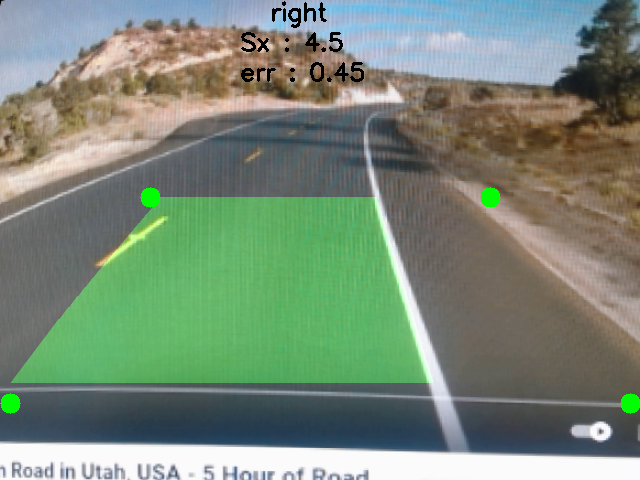
#> input picture Lane_detection_240104.png, 640 x 480 px, given in place of the camera
$ python testlane1.py
#> lines starting #> are read from the running program, lines starting #| are printed output that depends on the picture; after the words box and inside, x2 and y2 are one past the last pixel; in counts of white or black regions, pixels touching at a corner belong together
import cv2
import numpy as np

def process_frame(frame):
    # 이미지 크기를 줄여 속도 향상
    height, width = frame.shape[:2]
    frame = cv2.resize(frame, (width // 2, height // 2))

    # 이미지를 HSV로 변환
    hsv = cv2.cvtColor(frame, cv2.COLOR_BGR2HSV)

    # 노란색 차선을 위한 HSV 범위 설정
    lower_yellow = np.array([20, 100, 100], dtype=np.uint8)
    upper_yellow = np.array([30, 255, 255], dtype=np.uint8)

    # 노란색 차선을 마스크로 추출
    yellow_mask = cv2.inRange(hsv, lower_yellow, upper_yellow)

    # 차선을 찾기 위한 그레이 스케일 변환
    gray = cv2.cvtColor(frame, cv2.COLOR_BGR2GRAY)

    # 가우시안 블러 적용
    blurred = cv2.GaussianBlur(gray, (5, 5), 0)

    # Canny 엣지 검출
    edges = cv2.Canny(blurred, 50, 150)

    # 노란색 차선과 엣지를 합친 이미지 생성
    combined = cv2.bitwise_or(edges, yellow_mask)

    # 허프 변환을 사용하여 선 감지
    lines = cv2.HoughLinesP(combined, 1, np.pi / 180, threshold=50, minLineLength=50, maxLineGap=100)

    # 차선이 없는 경우 처리
    if lines is None:
        print("No lanes detected")
        return frame

    # 차선 그리기
    draw_lines(frame, lines)

    return frame

def draw_lines(frame, lines):
    # 왼쪽 차선과 오른쪽 차선을 구분하기 위한 리스트 초기화
    left_lines = []
    right_lines = []

    for line in lines:
        x1, y1, x2, y2 = line[0]
        slope = (y2 - y1) / (x2 - x1)

        # 기울기에 따라 왼쪽 또는 오른쪽 차선으로 분류
        if slope < 0:
            left_lines.append(line)
        else:
            right_lines.append(line)

    # 왼쪽 차선과 오른쪽 차선을 각각 그리기
    draw_line_segments(frame, left_lines, color=(0, 255, 0))
    draw_line_segments(frame, right_lines, color=(0, 0, 255))

    # 중앙선 계산 및 표시
    center_line = calculate_center_line(left_lines, right_lines)
    cv2.line(frame, center_line[0], center_line[1], (255, 255, 255), 2)

    # 픽셀 값 출력
    pixel_value = calculate_pixel_value(frame, center_line)
    cv2.putText(frame, f"Pixel Value: {pixel_value}", (10, 30), cv2.FONT_HERSHEY_SIMPLEX, 1, (255, 255, 255), 2)

def draw_line_segments(frame, lines, color):
    for line in lines:
        x1, y1, x2, y2 = line[0]
        cv2.line(frame, (x1, y1), (x2, y2), color, 2)

def calculate_center_line(left_lines, right_lines):
    # 왼쪽 차선과 오른쪽 차선의 끝점을 사용하여 중앙선 계산
    left_x = np.mean([line[0][0] for line in left_lines])
    left_y = np.mean([line[0][1] for line in left_lines])
    right_x = np.mean([line[0][2] for line in right_lines])
    right_y = np.mean([line[0][3] for line in right_lines])

    center_line = ((int(left_x), int(left_y)), (int(right_x), int(right_y)))

    return center_line

def calculate_pixel_value(frame, center_line):
    # 중앙선 위의 픽셀 값 계산
    mid_x = (center_line[0][0] + center_line[1][0]) // 2
    mid_y = (center_line[0][1] + center_line[1][1]) // 2

    pixel_value = frame[mid_y, mid_x, 0]  # 블루 채널의 픽셀 값

    return pixel_value

def main():
    cap = cv2.VideoCapture(0)  # 카메라 장치 번호에 따라 변경 가능

    while cap.isOpened():
        ret, frame = cap.read()
#> frame is the input picture: shape (480, 640, 3); mean B, G, R 119.9, 137.5, 121.1

        if not ret:
            print("Error reading frame")
            continue

        try:
            processed_frame = process_frame(frame)
#> in process_frame, `hsv = cv2.cvtColor(frame, cv2.COLOR_BGR2HSV)`: hsv: shape (240, 320, 3); mean H, S, V 57.4, 67, 148.1
#> in process_frame, `yellow_mask = cv2.inRange(hsv, lower_yellow, upper_yellow)`:
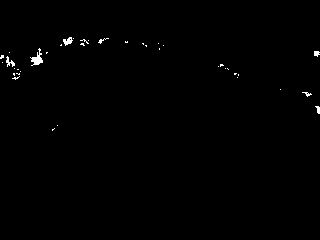
#> yellow_mask: shape (240, 320); 0.52% white; 38 white regions (31 under 20 px), largest, box (x1, y1, x2, y2) and area: (30, 48, 43, 66) 101, (63, 37, 73, 46) 51, (6, 56, 15, 67) 44
#> in process_frame, `gray = cv2.cvtColor(frame, cv2.COLOR_BGR2GRAY)`:
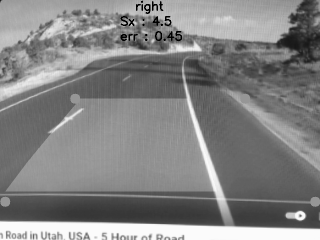
#> gray: shape (240, 320); min 0, max 251, mean 130.7
#> in process_frame, `blurred = cv2.GaussianBlur(gray, (5, 5), 0)`:
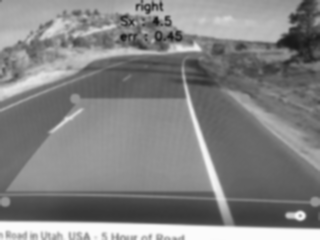
#> blurred: shape (240, 320); min 24, max 251, mean 130.7
#> in process_frame, `edges = cv2.Canny(blurred, 50, 150)`: edges: shape (240, 320); 7.1% white in thin lines or dots
#> in process_frame, `combined = cv2.bitwise_or(edges, yellow_mask)`:
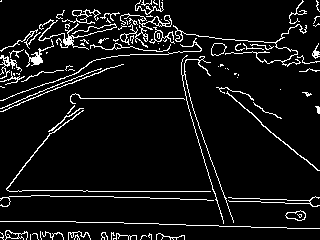
#> combined: shape (240, 320); 7.5% white in thin lines or dots
#> in process_frame, `lines = cv2.HoughLinesP(combined, 1, np.pi / 180, threshold=50, minLin..`: lines = 37 rows, first 6: [71, 221, 299, 228], [9, 191, 222, 191], [104, 196, 310, 203], [6, 189, 154, 0], [4, 61, 318, 44], [6, 98, 252, 98]
#> the loop in draw_lines, `for line in lines:` made 37 passes
#> (x1, y1, x2, y2, slope) on passes 1 to 12: (71, 221, 299, 228, 0.0307), (9, 191, 222, 191, 0), (104, 196, 310, 203, 0.034), (6, 189, 154, 0, -1.28), (4, 61, 318, 44, -0.0541), (6, 98, 252, 98, 0), (125, 14, 318, 170, 0.808), (18, 40, 279, 40, 0), (156, 3, 223, 223, 3.28), (81, 196, 311, 204, 0.0348), (0, 111, 190, 34, -0.405), (2, 62, 317, 46, -0.0508)
#> after the loop in draw_lines, `for line in lines:`: left_lines = [[[6, 189, 154, 0]], [[4, 61, 318, 44]], [[0, 111, 190, 34]], [[2, 62, 317, 46]], [[0, 108, 181, 35]], [[1, 55, 157, 16]], [[0, 100, 181, 34]], [[0, 200, 154, 3]], [[4, 80, 319, 24]], [[2, 67, 159, 0]]]; right_lines = 27 items, first 6: [[71, 221, 299, 228]], [[9, 191, 222, 191]], [[104, 196, 310, 203]], [[6, 98, 252, 98]], [[125, 14, 318, 170]], [[18, 40, 279, 40]]
#> the loop in draw_line_segments, `for line in lines:` made 10 passes
#> after the loop in draw_line_segments, `for line in lines:`:
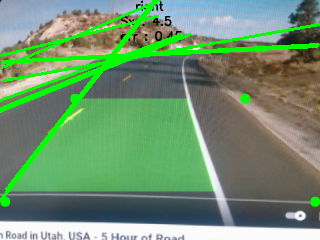
#> frame: shape (240, 320, 3); mean of channels 0, 1, 2 111.7, 146.4, 111.4; drawn as B, G, R
#> call 2 of draw_line_segments, with color = (0, 0, 255)
#> the loop in draw_line_segments (call 2), `for line in lines:` made 27 passes
#> (x1, y1, x2, y2) on passes 1 to 12: (71, 221, 299, 228), (9, 191, 222, 191), (104, 196, 310, 203), (6, 98, 252, 98), (125, 14, 318, 170), (18, 40, 279, 40), (156, 3, 223, 223), (81, 196, 311, 204), (1, 0, 319, 56), (150, 3, 233, 221), (15, 44, 319, 54), (216, 197, 310, 200)
#> after the loop in draw_line_segments (call 2), `for line in lines:`:
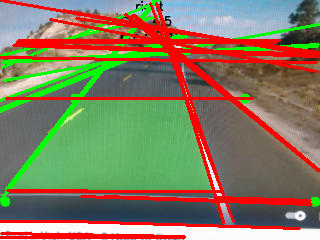
#> frame: shape (240, 320, 3); 16.54% of pixels changed, all inside (x1, y1, x2, y2) = (0, 0, 320, 239); drawn as B, G, R
#> in calculate_center_line, `left_x = np.mean([line[0][0] for line in left_lines])`: left_x = 1.9
#> in calculate_center_line, `left_y = np.mean([line[0][1] for line in left_lines])`: left_y = 103.3
#> in calculate_center_line, `right_x = np.mean([line[0][2] for line in right_lines])`: right_x = 264
#> in calculate_center_line, `right_y = np.mean([line[0][3] for line in right_lines])`: right_y = 144.9
#> in calculate_center_line, `center_line = ((int(left_x), int(left_y)), (int(right_x), int(right_y)))`: center_line = ((1, 103), (264, 144))
#> in calculate_pixel_value, `mid_x = (center_line[0][0] + center_line[1][0]) // 2`: mid_x = 132
#> in calculate_pixel_value, `mid_y = (center_line[0][1] + center_line[1][1]) // 2`: mid_y = 123
#> in calculate_pixel_value, `pixel_value = frame[mid_y, mid_x, 0]`: pixel_value = 255
#> in draw_lines, `cv2.putText(frame, f"Pixel Value: {pixel_value}", (10, 30), cv2.FONT_H..`:
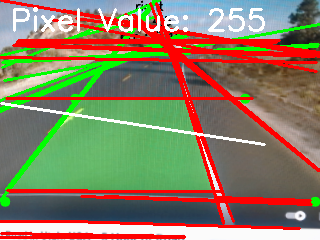
#> frame: shape (240, 320, 3); mean of channels 0, 1, 2 98, 125.3, 137.5; drawn as B, G, R
            cv2.imshow("Lane Detection", processed_frame)
        except Exception as e:
            print(f"Error processing frame: {e}")

        if cv2.waitKey(1) & 0xFF == ord('q'):
#> (key q is pressed here)
            break

    cap.release()
    cv2.destroyAllWindows()

if __name__ == "__main__":
    main()
